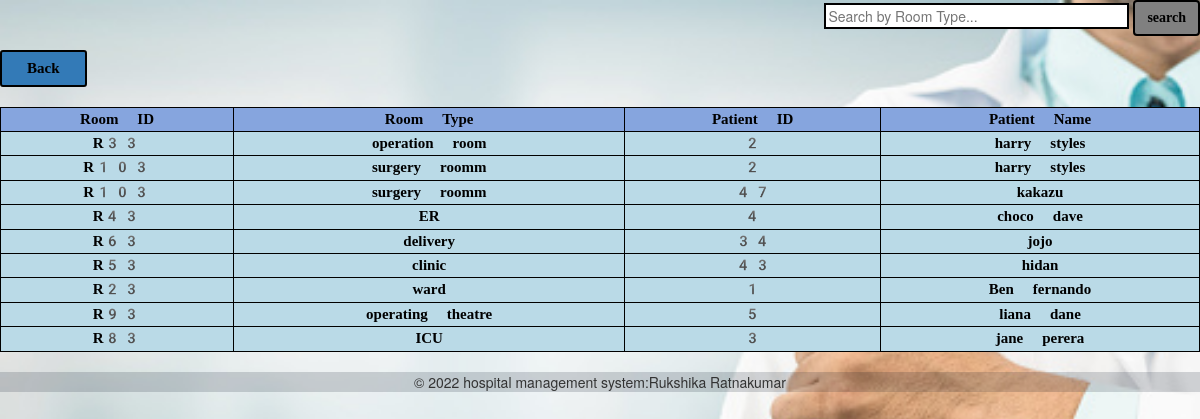
The page /rukshika/checkroomavailability.php on the database its author committed.
### tables this page shows
CREATE TABLE `room_availability` (
  `patient_id` int(50) NOT NULL,
  `room_id` varchar(50) NOT NULL
);

CREATE TABLE `room` (
  `room_id` varchar(50) NOT NULL,
  `room_type` varchar(50) NOT NULL
);

CREATE TABLE `patient` (
  `patient_id` int(50) NOT NULL,
  `patient_name` varchar(50) NOT NULL,
  `gender` varchar(50) NOT NULL,
  `age` int(50) NOT NULL,
  `address` varchar(50) NOT NULL,
  `phone_no` int(50) NOT NULL,
  `doctor_id` int(50) NOT NULL,
  `admitted_date` date NOT NULL,
  `blood_group` varchar(50) NOT NULL,
  `weight` varchar(50) NOT NULL,
  `alergies` varchar(50) NOT NULL,
  `family_history` varchar(50) NOT NULL,
  `surgeries` varchar(50) NOT NULL,
  `medication` varchar(50) NOT NULL,
  `wardroom_id` varchar(50) NOT NULL,
  `p_status` varchar(50) NOT NULL
);

### rukshika/checkroomavailability.php (the view, shortened to what this page needs)
<?php
include('config.php');
if(isset($_POST['find']))
{
    $valueToSearch = $_POST['valueToSearch'];
    $query = "SELECT room_availability.room_id,room.room_type,room_availability.patient_id,patient.patient_name FROM room_availability INNER JOIN patient on room_availability.patient_id = patient.patient_id INNER JOIN room on room.room_id = room_availability.room_id WHERE CONCAT(`room_type`) LIKE '%".$valueToSearch."%'";
    $search_result = filterTable($query);
}
 else {
    $query = "SELECT room_availability.room_id,room.room_type,room_availability.patient_id,patient.patient_name FROM room_availability INNER JOIN patient on room_availability.patient_id = patient.patient_id INNER JOIN room on room.room_id = room_availability.room_id";
    $search_result = filterTable($query);
}
function filterTable($query)
{
    $connect = mysqli_connect("localhost", "root", "", "arogya");
    $filter_Result = $connect->query($query);
    return $filter_Result;
}
?>
<!DOCTYPE html>
<html lang="en">
<head>
    <link href="bootstrap-3.4.1-dist/css/bootstrap.min.css" rel="stylesheet" type="text/css">
    <link href="bootstrap-3.4.1-dist/js/bootstrap.min.js" rel="stylesheet" type="text/css">
    <link href="style.css" type="text/css" rel="stylesheet">
<head>
<body>
<form action="checkroomavailability.php" method="post" style="text-align:right;">
    <input type="search" placeholder="Search by Room Type..." style="background-color:white;color:black;border:2px solid black;padding-right:130px;" placeholder="Search.." id="valueToSearch" name="valueToSearch"/>
    <button type="submit" class="btn btn-primary"  style="background-color:grey;color:black;border:2px solid black;" name="find" value="Search">search</button>
</form>
    <a href="room.php">
    <button type="button" class="btn btn-primary btn-sm" style="font-size:15px;padding-left:25px;padding-right:25px;color:black;border:2px solid black;">Back</button>  </a>
<form><br>
<table id="editable_table"class="table table-bordered table-condensed table-striped">
    <thead>
        <tr>
            <th>Room ID</th>
            <th>Room Type</th>
            <th>Patient ID</th>
            <th>Patient Name</th>
        </tr>
    </thead>
    <tbody>
        <?php
        while($row=$search_result->fetch_assoc())
        {
            echo"<tr>";
            echo"<td>"; echo $row['room_id'];echo"</td>";
            echo"<td>"; echo $row['room_type'];echo"</td>";
            echo"<td>"; echo $row['patient_id'];echo"</td>";
            echo"<td>"; echo $row['patient_name'];echo"</td>";
            echo "</tr>";
        }
        ?>
    </tbody>
</table>
</form>
</head>
</body>
<footer style="padding:0px; margin:0px;background-color: rgba(2, 17, 30, 0.166);text-align:center;">
    <p>&copy; 2022 hospital management system:Rukshika Ratnakumar</p>
</footer>
</html>

### rukshika/style.css (style rules this page uses)
body { background-repeat:no-repeat; background-image: url("image/image3.jpg"); background-size: cover; }
.btn { font-weight: bolder; font-family: serif; }
table { margin: 0 auto black; font-size:small; }
td { background-color: #badae7; border: 2px solid black; font-weight: bolder; }
th { border:2px solid black; color: black; text-align: center; }
td { font-weight: bolder; border: 2px solid black; padding: 0px; text-align: center; color: black; font-family: 'emoji'; }
.table-bordered>tbody>tr>td, .table-bordered>tbody>tr>th, .table-bordered>tfoot>tr>td, .table-bordered>tfoot>tr>th, .table-bordered>thead>tr>td,.table-bordered>thead>tr>th { border: 1px solid black; }
.table>caption+thead>tr:first-child>td, .table>caption+thead>tr:first-child>th, .table>colgroup+thead>tr:first-child>td, .table>colgroup+thead>tr:first-child>th, .table>thead:first-child>tr:first-child>td, .table>thead:first-child>tr:first-child>th { border: 1px solid black; background-color: rgb(134, 165, 222); font-family: 'emoji'; }
.table-condensed>tbody>tr>td, .table-condensed>tbody>tr>th, .table-condensed>tfoot>tr>td, .table-condensed>tfoot>tr>th, .table-condensed>thead>tr>td, .table-condensed>thead>tr>th { padding: 1px; }
a:link { text-decoration: none; }

### rukshika/checkroomavailability.php (style rules this page uses)
td { font-size:15px; }
tr { font-size:15px; }

### rows shown on the page
room_availability: room "R33", room.room_type "operation room", patient "2", patient.patient_name "harry styles"
room_availability: room "R103", room.room_type "surgery roomm", patient "2", patient.patient_name "harry styles"
room_availability: room "R103", room.room_type "surgery roomm", patient "47", patient.patient_name "kakazu"
room_availability: room "R43", room.room_type "ER", patient "4", patient.patient_name "choco dave"
room_availability: room "R63", room.room_type "delivery", patient "34", patient.patient_name "jojo"
room_availability: room "R53", room.room_type "clinic", patient "43", patient.patient_name "hidan"
room_availability: room "R23", room.room_type "ward", patient "1", patient.patient_name "Ben fernando"
room_availability: room "R93", room.room_type "operating theatre", patient "5", patient.patient_name "liana dane"
room_availability: room "R83", room.room_type "ICU", patient "3", patient.patient_name "jane perera"
